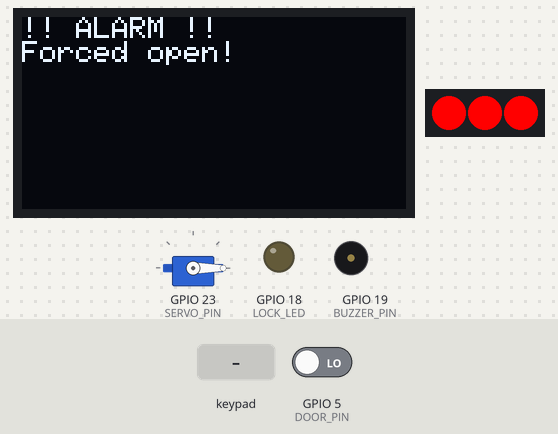
The sketch below on a simulated ESP32. Parts: servo, 128×64 one-colour display, 3 RGB LEDs in strip order, left to right, output pins drawn as LEDs (lit = HIGH), buzzer (waves = sounding). The test bench sets the inputs (shaded band); at power-on: GPIO 5 (DOOR_PIN) LOW. WiFi joins after 1.5 s; servers stay silent unless stated; uploads are accepted with an empty reply; what the sketch prints to the serial monitor is not drawn.

Above: at 3.8 s.
3.9 s: keypad keys 1 3 1 2 1 4 2 7 # pressed 0.4 s apart
At 8.1 s:
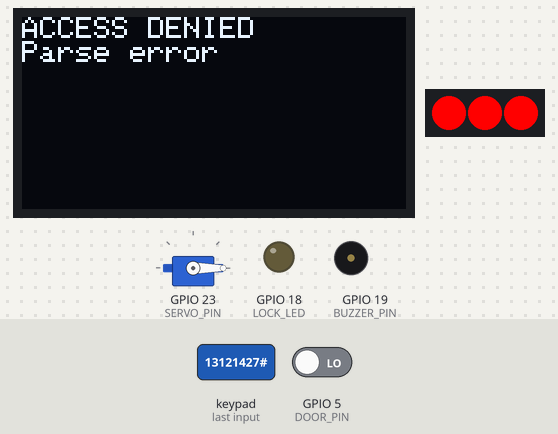
9.0 s: key '#' pressed
At 9.14 s:
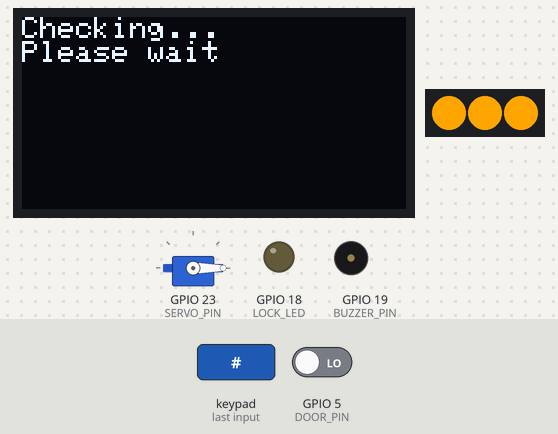
10.5 s: keypad keys 1 3 1 2 1 4 2 7 * pressed 0.4 s apart
At 11.12 s:
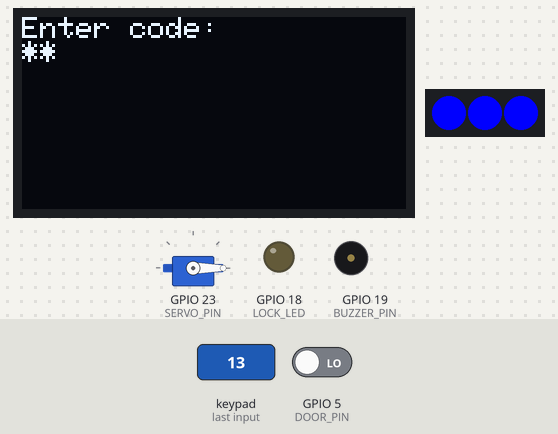
15.6 s: keypad keys 1 3 1 2 1 4 2 7 A pressed 0.4 s apart
At 15.82 s:
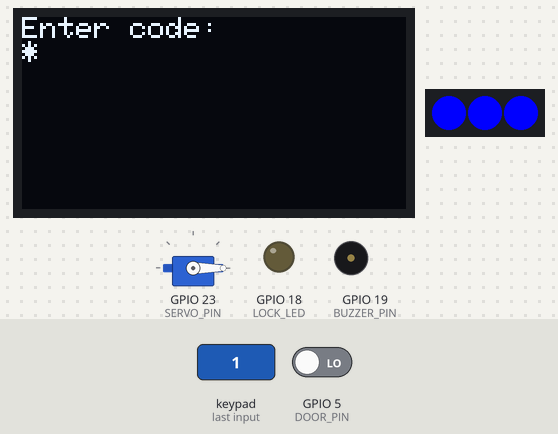
20.7 s: key 'B' pressed
At 21.4 s:
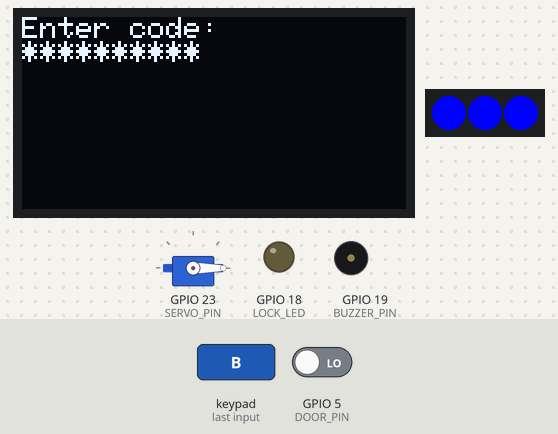
22.2 s: key 'C' pressed
At 23.7 s:
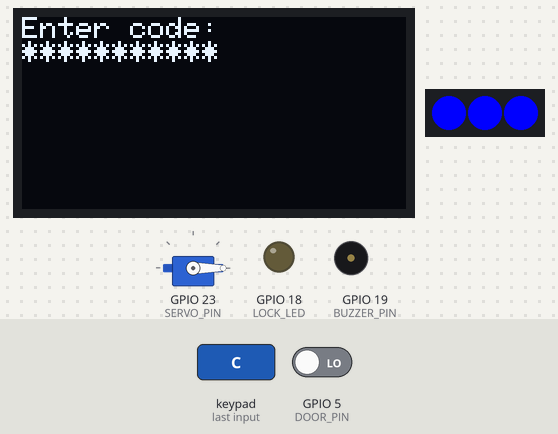
Timing chart, 0 to 24.7 s (numbered marks = the images above; inputs shaded):
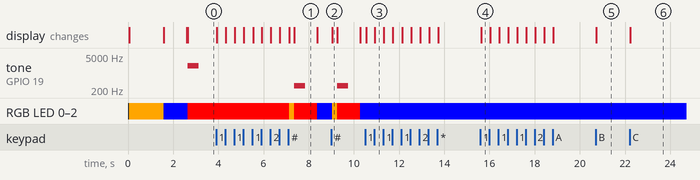

The sketch:

wokwi.ino
```cpp
/*
  FRZR BURN — Wokwi hardware simulation
  4x4 keypad entry → validates 10-digit code against backend → servo lock/unlock.
  Code format: 4-digit member ID + 6-digit TOTP (e.g. "12346789012").
  CODE :- 1234113281
  '#' submits code, '*' clears entry.
  Lock auto-relocks after UNLOCK_DURATION ms.
*/

#include <Wire.h>
#include <Adafruit_GFX.h>
#include <Adafruit_SSD1306.h>
#include <Adafruit_NeoPixel.h>
#include <Keypad.h>
#include <ESP32Servo.h>
#include <WiFi.h>
#include <WiFiClientSecure.h>
#include <HTTPClient.h>
#include <ArduinoJson.h>

// ---- WiFi & Backend config ----
// Wokwi-GUEST is the built-in virtual network — no password needed.
// When running via wokwi-cli locally, host machine is at 10.0.2.2.
// For a deployed backend, replace BACKEND_HOST with your public URL.
#define WIFI_SSID       "Wokwi-GUEST"
#define WIFI_PASSWORD   ""
#define BACKEND_HOST    "https://ripe-trees-try.loca.lt"  // replace with your ngrok URL
#define DEVICE_ID       1
#define DEVICE_API_KEY  "ce1a968467d7eca23afa6c36bc44052a87242805b582f3f2b3ba969a1ecae113"

// ---- OLED ----
#define SCREEN_WIDTH 128
#define SCREEN_HEIGHT 64
Adafruit_SSD1306 display(SCREEN_WIDTH, SCREEN_HEIGHT, &Wire, -1);

// ---- NeoPixel strip ----
#define STRIP_PIN    4
#define NUM_PIXELS   3
Adafruit_NeoPixel strip(NUM_PIXELS, STRIP_PIN, NEO_GRB + NEO_KHZ800);

// ---- 4x4 Keypad ----
const byte ROWS = 4, COLS = 4;
char keys[ROWS][COLS] = {
  {'1','2','3','A'},
  {'4','5','6','B'},
  {'7','8','9','C'},
  {'*','0','#','D'}
};
byte rowPins[ROWS] = {13, 12, 14, 27};
byte colPins[COLS] = {26, 25, 33, 32};
Keypad keypad = Keypad(makeKeymap(keys), rowPins, colPins, ROWS, COLS);

// ---- Pins ----
#define DOOR_PIN    5
#define BUZZER_PIN  19
#define LOCK_LED    18
#define SERVO_PIN   23

// ---- Servo positions ----
#define SERVO_LOCKED    0
#define SERVO_UNLOCKED  90

// ---- Config ----
const unsigned long UNLOCK_DURATION = 3000;  // ms before auto-relock

Servo lockServo;

String enteredCode  = "";
bool   isUnlocked   = false;
bool   alarmActive  = false;
unsigned long unlockTime = 0;

// -------------------------------------------------------

void setStrip(uint8_t r, uint8_t g, uint8_t b) {
  for (int i = 0; i < NUM_PIXELS; i++)
    strip.setPixelColor(i, strip.Color(r, g, b));
  strip.show();
}

void showOLED(const char* line1, const char* line2 = "") {
  display.clearDisplay();
  display.setTextSize(1);
  display.setTextColor(SSD1306_WHITE);
  display.setCursor(0, 0);
  display.println(line1);
  display.println(line2);
  display.display();
}

void doLock() {
  lockServo.write(SERVO_LOCKED);
  digitalWrite(LOCK_LED, LOW);
  isUnlocked  = false;
  alarmActive = false;
  enteredCode = "";
  setStrip(0, 0, 255);          // blue = armed
  showOLED("** FRZR BURN **", "Enter code + #");
  Serial.println("[LOCK] Status: LOCKED");
}

void doUnlock() {
  lockServo.write(SERVO_UNLOCKED);
  digitalWrite(LOCK_LED, HIGH);
  isUnlocked = true;
  unlockTime = millis();
  setStrip(0, 255, 0);          // green = unlocked
  showOLED("ACCESS GRANTED", "Door unlocked");
  tone(BUZZER_PIN, 1000, 150);
  Serial.println("[LOCK] Status: UNLOCKED — auto-relocks in 3s");
}

void denyAccess(const char* reason = "Wrong code!") {
  setStrip(255, 0, 0);          // red flash
  showOLED("ACCESS DENIED", reason);
  tone(BUZZER_PIN, 300, 500);
  Serial.printf("[LOCK] Access DENIED — reason: %s\n", reason);
  delay(1000);
  setStrip(0, 0, 255);
  showOLED("** FRZR BURN **", "Enter code + #");
}

void triggerAlarm() {
  setStrip(255, 0, 0);
  showOLED("!! ALARM !!", "Forced open!");
  tone(BUZZER_PIN, 2000, 500);
  Serial.println("[LOCK] !! ALARM !! Door forced open while locked");
}

// -------------------------------------------------------

void connectWiFi() {
  showOLED("Connecting...", WIFI_SSID);
  setStrip(255, 165, 0);        // orange = connecting

  WiFi.begin(WIFI_SSID, WIFI_PASSWORD);
  int attempts = 0;
  while (WiFi.status() != WL_CONNECTED && attempts < 20) {
    delay(500);
    attempts++;
  }

  if (WiFi.status() == WL_CONNECTED) {
    Serial.print("WiFi connected: ");
    Serial.println(WiFi.localIP());
    showOLED("WiFi connected", WiFi.localIP().toString().c_str());
    setStrip(0, 0, 255);
    delay(1000);
  } else {
    Serial.println("WiFi failed — check WIFI_SSID/WIFI_PASSWORD");
    showOLED("WiFi FAILED", "Check config");
    setStrip(255, 0, 0);
    delay(2000);
  }
}

// Posts the 10-digit code to POST /devices/{id}/validate-code.
// Returns true if backend says valid=true, false otherwise.
// `reason` is populated with the backend's reason string on both outcomes.
bool validateCodeWithBackend(const String& code, String& reason) {
  if (WiFi.status() != WL_CONNECTED) {
    reason = "No WiFi";
    return false;
  }

  showOLED("Checking...", "Please wait");
  setStrip(255, 165, 0);

  WiFiClientSecure client;
  client.setInsecure();  // skip cert verification for ngrok HTTPS

  HTTPClient http;
  String url = String(BACKEND_HOST) + "/devices/" + String(DEVICE_ID) + "/validate-code";
  http.begin(client, url);
  http.addHeader("Content-Type", "application/json");
  http.addHeader("x-device-key", DEVICE_API_KEY);
  http.addHeader("ngrok-skip-browser-warning", "true");  // skip ngrok interstitial page
  http.setFollowRedirects(HTTPC_STRICT_FOLLOW_REDIRECTS);
  http.setTimeout(8000);

  String payload = "{\"code\":\"" + code + "\"}";
  int httpCode = http.POST(payload);
  Serial.printf("POST %s → HTTP %d\n", url.c_str(), httpCode);

  bool granted = false;
  if (httpCode == 200) {
    StaticJsonDocument<128> doc;
    DeserializationError err = deserializeJson(doc, http.getString());
    if (!err) {
      granted = doc["valid"].as<bool>();
      reason  = doc["reason"].as<const char*>();
    } else {
      reason = "Parse error";
    }
  } else {
    reason = "HTTP " + String(httpCode);
  }

  http.end();
  setStrip(0, 0, 255);
  return granted;
}

// -------------------------------------------------------

void setup() {
  Serial.begin(115200);
  pinMode(DOOR_PIN,   INPUT_PULLUP);
  pinMode(BUZZER_PIN, OUTPUT);
  pinMode(LOCK_LED,   OUTPUT);

  lockServo.attach(SERVO_PIN);
  lockServo.write(SERVO_LOCKED);

  Wire.begin(21, 22);
  display.begin(SSD1306_SWITCHCAPVCC, 0x3C);
  strip.begin();

  connectWiFi();
  doLock();
  Serial.println("System ready");
}

void loop() {
  // ---- Auto-relock ----
  if (isUnlocked && millis() - unlockTime >= UNLOCK_DURATION) {
    Serial.println("[LOCK] Auto-relock triggered after 3s");
    doLock();
  }

  // ---- Force-open alarm (door opened while locked) ----
  bool doorOpen = (digitalRead(DOOR_PIN) == LOW);
  if (doorOpen && !isUnlocked && !alarmActive) {
    alarmActive = true;
    triggerAlarm();
  } else if (!doorOpen && alarmActive) {
    alarmActive = false;
    setStrip(0, 0, 255);
    showOLED("** FRZR BURN **", "Enter code + #");
  }

  // ---- Keypad ----
  char key = keypad.getKey();
  if (!key) return;

  Serial.print("Key: "); Serial.println(key);

  if (key == '#') {
    Serial.printf("[KEYPAD] Code submitted: %s (%d digits)\n", enteredCode.c_str(), enteredCode.length());
    String reason;
    if (validateCodeWithBackend(enteredCode, reason)) {
      doUnlock();
    } else {
      denyAccess(reason.c_str());
    }
    enteredCode = "";

  } else if (key == '*') {
    enteredCode = "";
    showOLED("** FRZR BURN **", "Enter code + #");

  } else {
    enteredCode += key;
    String masked = "";
    for (unsigned int i = 0; i < enteredCode.length(); i++) masked += '*';
    showOLED("Enter code:", masked.c_str());
  }
}
```

Measured:
- after the input at 3.9 s, tone on GPIO 19 (BUZZER_PIN): silent → 300 Hz after 3.5 s, → silent 0.50 s later; RGB LED 0–2: RGB(255, 0, 0) → RGB(255, 165, 0) after 3.2 s, → RGB(255, 0, 0) 0.23 s later, → RGB(0, 0, 255) 1.0 s later; the display: first changes at once (image 1 shows a later state)
- after the input at 9.0 s, tone on GPIO 19 (BUZZER_PIN): silent → 300 Hz after 0.26 s, → silent 0.50 s later; RGB LED 0–2: RGB(0, 0, 255) → RGB(255, 165, 0) at once, → RGB(255, 0, 0) 0.23 s later, → RGB(0, 0, 255) 1.0 s later; the display: first changes at once (image 2 shows a later state)
- after the input at 10.5 s, the display: first changes at once (image 3 shows a later state)
- after the input at 15.6 s, the display: changes at once (image 4)
- after the input at 20.7 s, the display: changes at once (image 5)
- after the input at 22.2 s, the display: changes at once (image 6)
- what the display in image 1 shows lasts 1.0 s, from 7.4 s to 8.4 s
